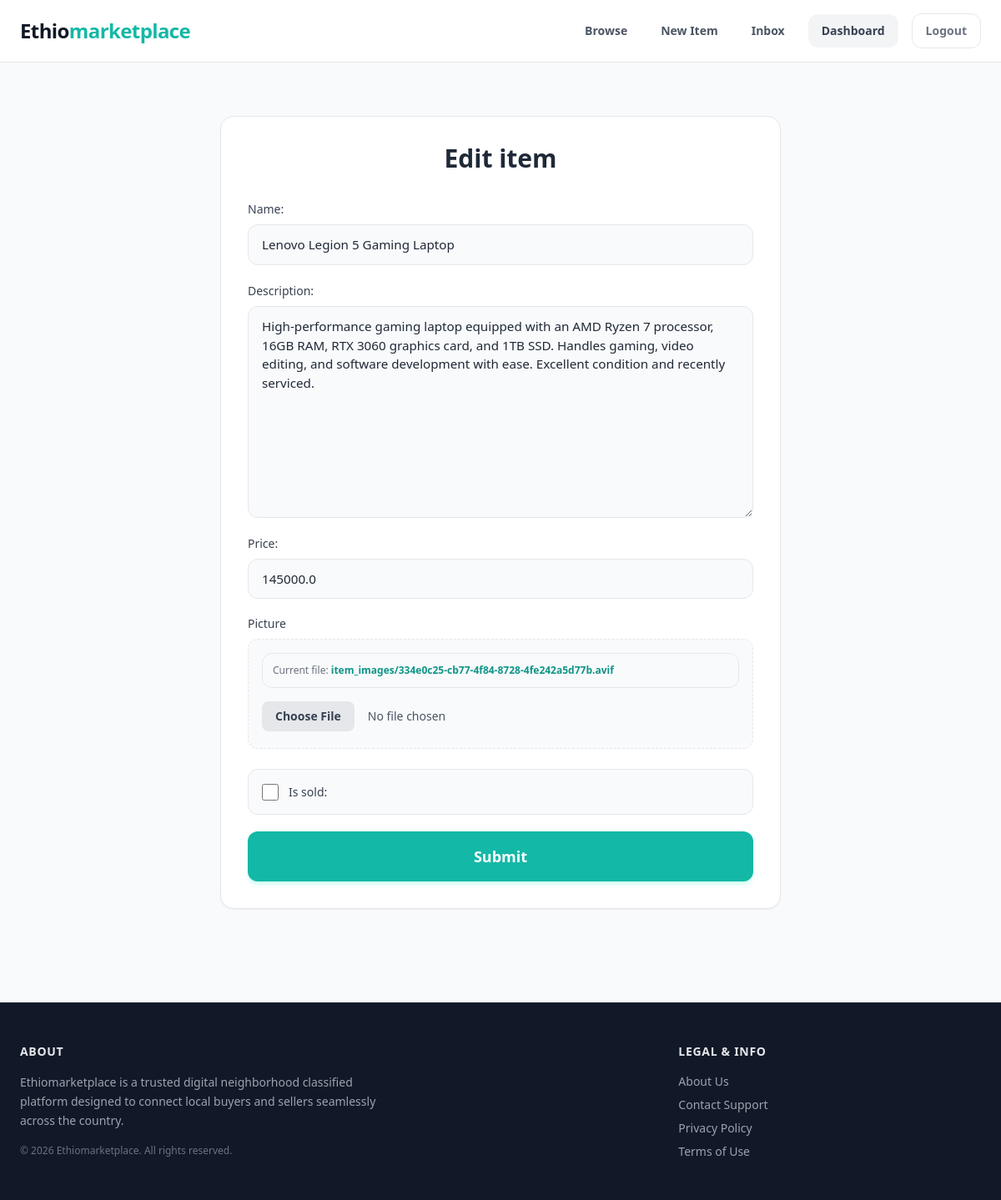
/items/10/edit/ (signed in), run on the app's committed database.
### items/models.py (models this page shows, shortened)
class Item(models.Model):
    name = models.CharField(max_length=255)
    description = models.TextField(blank=True, null=True)
    price = models.FloatField()
    is_sold = models.BooleanField(default=False)
    category = models.ForeignKey(Category, related_name='items', on_delete=models.CASCADE)
    created_at = models.DateTimeField(auto_now_add=True)
    created_by = models.ForeignKey(User, related_name='items', on_delete=models.CASCADE)
    picture = models.ImageField(upload_to= 'item_images', blank=True, null=True)

### items/views.py (the view)
# urls.py: path('<int:pk>/edit/', views.edit, name='edit'),
@login_required
def edit(request, pk):
    item = get_object_or_404(Item, pk=pk, created_by=request.user)
    if request.method == 'POST':
        form = EditItemForm(request.POST, request.FILES, instance=item)
        if form.is_valid:
            form.save()
            return redirect('items:detail', pk=item.id)
    else:
        form = EditItemForm(instance=item)
    return render(request, 'form.html', {
        'form': form,
        'title': 'Edit item'
    })

### items/forms.py
class EditItemForm(forms.ModelForm):
    price = forms.DecimalField(min_value=0, widget=forms.NumberInput())
    class Meta:
        model = Item
        fields = ('name', 'description', 'price', 'picture', 'is_sold')

### items/templates/form.html (shortened to what this page needs)
{% extends 'base.html' %}
{% block content %}
<div class="w-full max-w-2xl p-4 sm:p-8 my-4 sm:my-8 mx-auto bg-white border border-gray-100 sm:border-gray-200 rounded-2xl shadow-sm">
    <h1 class="mb-6 sm:mb-8 text-2xl sm:text-3xl font-bold text-gray-800 text-center">{{ title }}</h1>
    <form method="post" action="." enctype="multipart/form-data" class="space-y-5">
        <div class="django-form-wrapper space-y-4 sm:space-y-5">
            {{ form.as_p }}
        </div>
        <button class="w-full py-3.5 sm:py-4 px-6 sm:px-8 text-base sm:text-lg font-semibold bg-teal-500 hover:bg-teal-600 active:bg-teal-700 rounded-xl text-white transition-all duration-150 flex items-center justify-center shadow-md shadow-teal-100 mt-4">
            Submit
        </button>
    </form>
</div>
{% endblock %}

### items/templates/form.html (style rules this page uses)
.django-form-wrapper p { display: flex; flex-direction: column; margin-bottom: 1.25rem; width: 100%; }
.django-form-wrapper label { margin-bottom: 0.5rem; font-size: 0.875rem; font-weight: 500; color: #374151; }
.django-form-wrapper input[type="text"], .django-form-wrapper input[type="number"], .django-form-wrapper select, .django-form-wrapper textarea { width: 100%; padding: 0.75rem 1rem; font-size: 0.95rem; background-color: #f9fafb; border: 1px solid #e5e7eb; border-radius: 0.75rem; outline: none; transition: all 0.2s ease-in-out; }
.django-form-wrapper textarea { min-height: 120px; resize: vertical; }
.django-form-wrapper p:has(input[type="checkbox"]):not(:has(input[type="file"])) { flex-direction: row-reverse; justify-content: flex-end; align-items: center; gap: 0.75rem; background-color: #f9fafb; border: 1px solid #e5e7eb; padding: 1rem; border-radius: 0.75rem; margin-top: 1.5rem; }
.django-form-wrapper input[type="checkbox"] { width: 1.25rem; height: 1.25rem; accent-color: #14b8a6; cursor: pointer; }
.django-form-wrapper p:has(input[type="checkbox"]):not(:has(input[type="file"])) label { margin-bottom: 0; cursor: pointer; user-select: none; }

### data on the page
Item: name "Lenovo Legion 5 Gaming Laptop", description "High-performance gaming laptop equipped with an AMD Ryzen 7 processor, 16GB RAM, RTX 3060 graphics card, and 1TB SSD. Handles gaming, video editing, and software development with ease. Excellent condition and recently serviced.", price "145000.0"

### other printed values
{{ title }} "Edit item"
